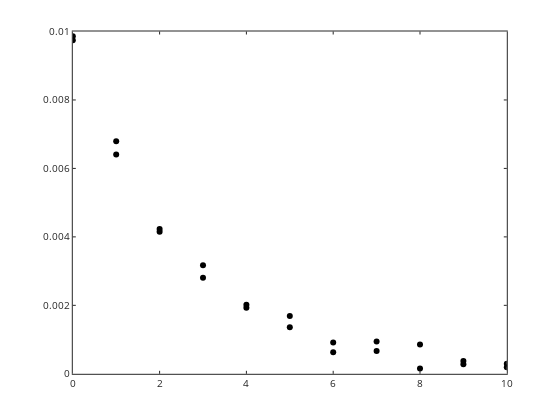

Source (notebook cell):
### Markdown cell above
### now monte carlo analysis for parameter uncertainty estimation

to estimate uncertainty in the parameters just simulate 1000 datasets and fit them all.  Like we did in Lecture 3 (but we did it with a linear example that time to illustrate the method)

### Code cell
residuals=N-Nbst; sestimate=std(residuals);

% need to make simulated dataset

count = 1:length(N); % an integer vector with an entry in order per each point in the data

% replacing all data seems to work better

%noreplace=round(length(N)/3); % replace 1/3 of the datapoints
noreplace=round(length(N)/2); % replace 1/2 of the datapoints
%noreplace=round(length(N)/1); % replace all of the datapoints

indexreplace = randsample(count,noreplace); % pick at random wich of the 1/3 of the points to replace.

Nnew=Nbst; % initialize the simulated data just as the original data.

for i=1:length(indexreplace)
    Nnew(indexreplace(i))=Nbst(indexreplace(i))+randn(1,1)*sestimate;
end

plot(t,N,'ko',t,Nnew,'k.')

### Figure 1 — Plotly figure (JSON) as saved in the notebook; plotly's stock layout.template omitted (floating-point values rounded to 4 significant figures)
{"data": [{"line": {"color": "rgb(0,0,0)", "width": 0.5}, "marker": {"color": "rgb(0,0,0)", "line": {"color": "rgb(0,0,0)"}, "size": 6, "symbol": "circle"}, "mode": "markers", "name": "", "showlegend": false, "type": "scatter", "visibility": true, "x": [0, 1, 2, 3, 4, 5, 6, 7, 8, 9, 10], "xaxis": "x", "y": [0.009746, 0.006791, 0.004232, 0.002808, 0.001927, 0.001689, 0.0006277, 0.0006647, 0.0008543, 0.0003732, 0.0002919], "yaxis": "y"}, {"line": {"color": "rgb(0,0,0)", "width": 0.5}, "marker": {"color": "rgb(0,0,0)", "line": {"color": "rgb(0,0,0)"}, "size": 6, "symbol": "circle"}, "mode": "markers", "name": "", "showlegend": false, "type": "scatter", "visibility": true, "x": [0, 1, 2, 3, 4, 5, 6, 7, 8, 9, 10], "xaxis": "x", "y": [0.009861, 0.006407, 0.004152, 0.00317, 0.002015, 0.001358, 0.000915, 0.0009428, 0.000152, 0.0002801, 0.0001887], "yaxis": "y"}], "layout": {"height": 420, "hovermode": "closest", "margin": {"b": 0, "l": 0, "r": 0, "t": 0}, "plot_bgcolor": "rgba(0,0,0,0)", "showlegend": false, "width": 560, "xaxis": {"anchor": "y", "autorange": false, "domain": [0.13, 0.905], "exponentformat": "none", "gridcolor": "rgba(38,38,38,0.15)", "gridwidth": 1, "linecolor": "rgb(38,38,38)", "linewidth": 1, "mirror": "ticks", "range": [0, 10], "showgrid": false, "showline": true, "side": "bottom", "spikedash": "solid", "spikemode": "across", "spikesides": false, "spikethickness": 1, "tickangle": 0, "tickcolor": "rgb(38,38,38)", "tickfont": {"color": "rgb(38,38,38)", "size": 10}, "ticklen": 3, "ticks": "inside", "ticktext": ["0", "2", "4", "6", "8", "10"], "tickvals": [0, 2, 4, 6, 8, 10], "title": {"font": {"color": "rgb(0,0,0)", "size": 11}, "text": ""}, "type": "linear", "visible": true, "zeroline": false}, "yaxis": {"anchor": "x", "autorange": false, "domain": [0.11, 0.925], "exponentformat": "none", "gridcolor": "rgba(38,38,38,0.15)", "gridwidth": 1, "linecolor": "rgb(38,38,38)", "linewidth": 1, "mirror": "ticks", "range": [0, 0.01], "showgrid": false, "showline": true, "side": "left", "spikedash": "solid", "spikemode": "across", "spikesides": false, "spikethickness": 1, "tickangle": 0, "tickcolor": "rgb(38,38,38)", "tickfont": {"color": "rgb(38,38,38)", "size": 10}, "ticklen": 3, "ticks": "inside", "ticktext": ["0", "0.002", "0.004", "0.006", "0.008", "0.01"], "tickvals": [0, 0.002, 0.004, 0.006, 0.008, 0.01], "title": {"font": {"color": "rgb(0,0,0)", "size": 11}, "text": ""}, "type": "linear", "visible": true, "zeroline": false}}}
